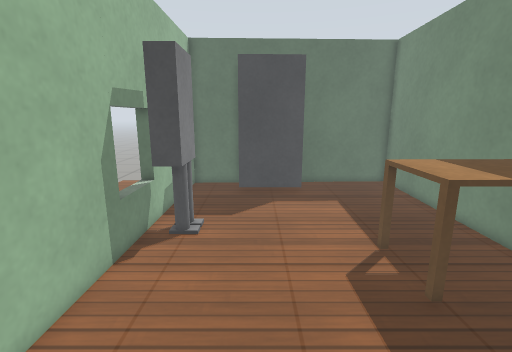
[1] (above)

19 first-person views from a walk through a Gazebo world. The camera is 1.2 m above the floor, tilts 12° down and sees 85° across. The floor is counted in squares, 0.25 m on a side. Each view is taken from the middle of a square. On the plan, view 1 faces up. The plan holds only what a view shows up to about 20 squares ahead; the rest is blank. Gazebo's built-in surfaces are drawn with simple patterns. Some stock models are drawn as simple stand-ins. Surface patterns are stand-ins for the level's own textures.

[2]
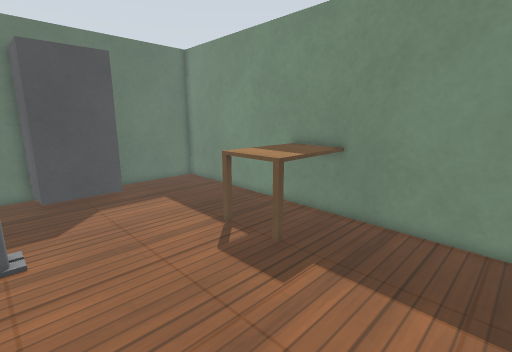

[3]
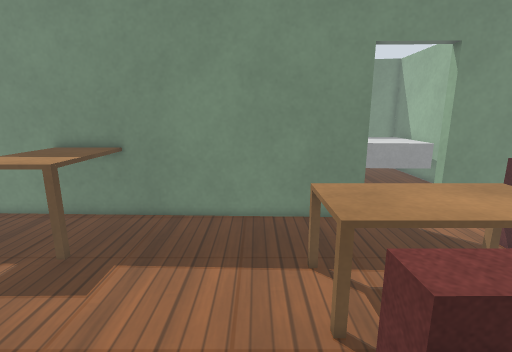

[4]
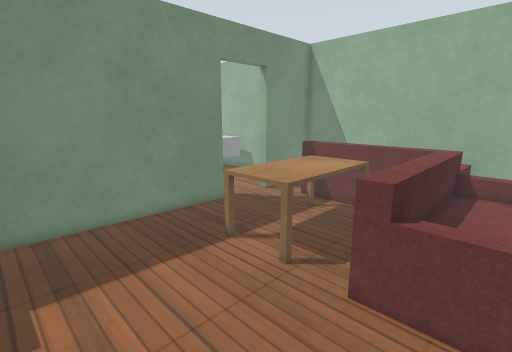

[5]
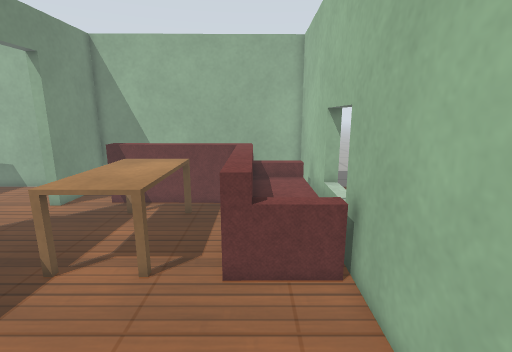

[6]
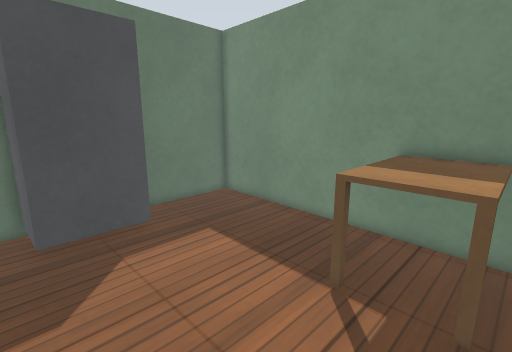

[7]
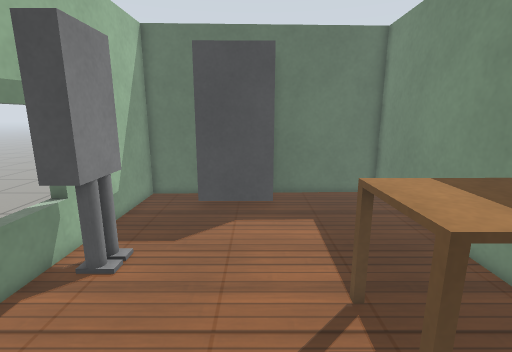

[8]
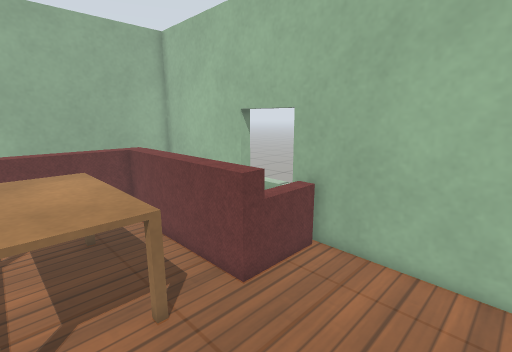

[9]
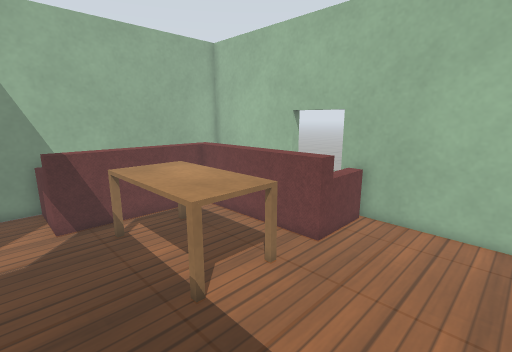

[10]
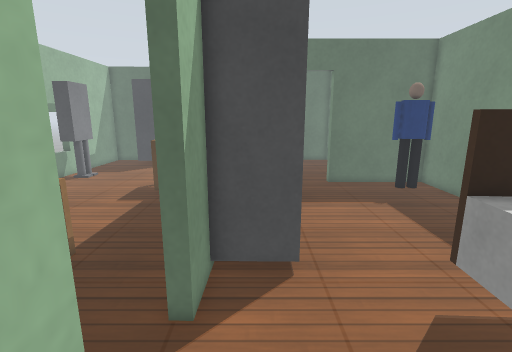

[11]
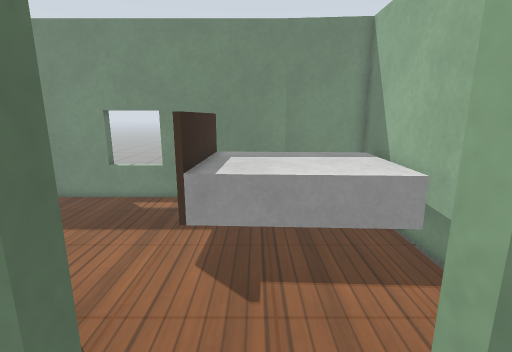

[12]
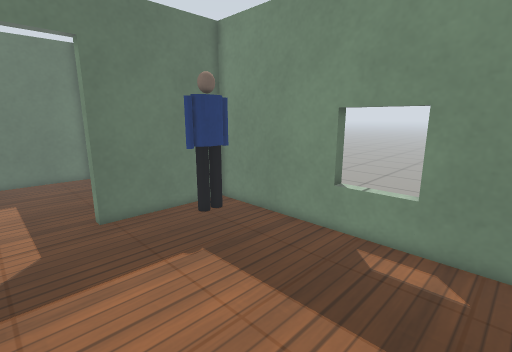

[13]
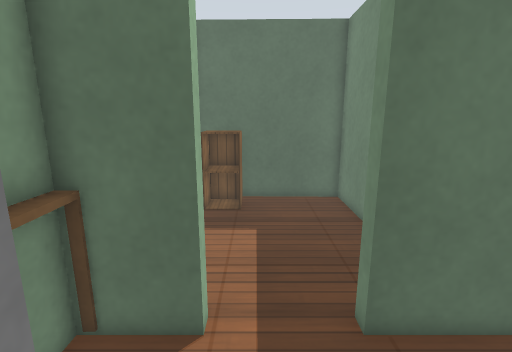

[14]
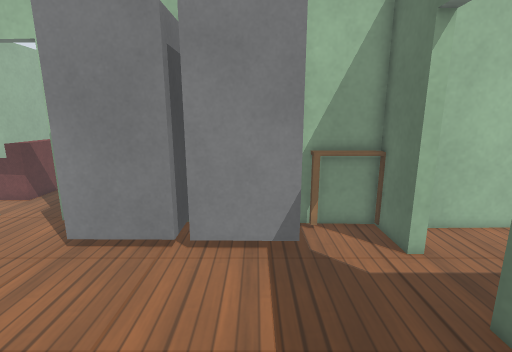

[15]
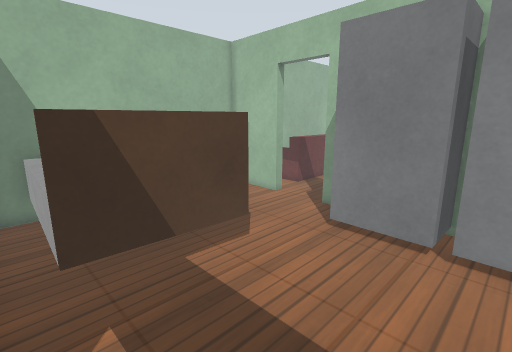

[16]
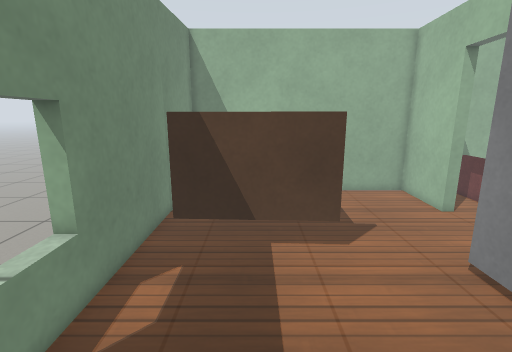

[17]
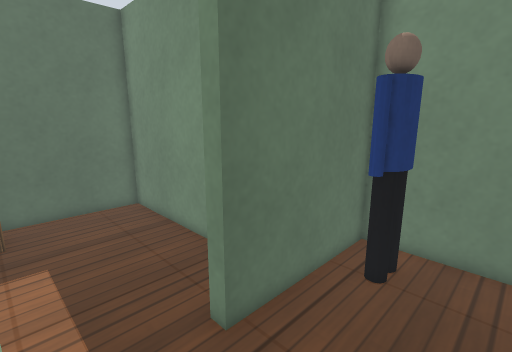

[18]
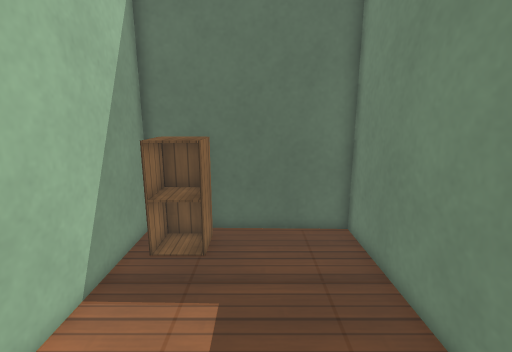

[19]
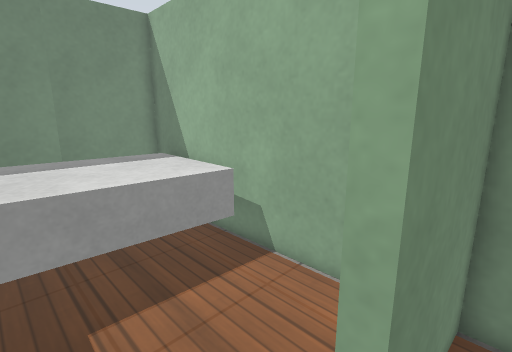

### Floor plan
Key: @ floor where view 1 was taken; # wall or solid block; x gap in a wall; . floor; D open door; = window, fence, low wall or low ledge; W wardrobe; B grey box; P grey pole; T table; S sofa; E bed; R person; C cabinet.
Columns run from 5 left of view 1 to 24 right of it. Each row starts with its distance up from view 1.
 21         #################
 20 ####W    ......#CCC.....#
 19 #...W    ......#CCC.....#
 18 #...WWWWW......#CCC.....#
 17 #..............#........#
 16 #..............#........#
 15 #..............#........#
 14 #..............#........#
 13 #BB............#........#
 12 #BP............#........
 11 #BP............#.......
 10 =..............###DDDD########
  9 #.........TTTTTT.............#
  8 #.........TTTTTT.........RRRx#
  7 #.........TTTTTT..........R..#
  6 #.........TTTT##.............#
  5 #.............#  W...........#
  4 #.............#  W...........#
  3 #.............#  W...........#
  2 #.............#  W...........#
  1 #.............#WWW...........=
  0 #....@........#  W...........=
 -1 #.............#  W...........=
 -2 #SSSS.TTTT....#  W...........#
 -3 #  SS.TTTT....#WWW...........#
 -4 #  SS.TTTT....#..............#
 -5 #SSSS.TTTT....#......EEEEEEE.#
 -6 #SSSS.TTTT....D......EEEEEEE.#
 -7 #SSSS.TTTT....D......EEEEEEE.#
 -8 #SSSS..TTT....D......EEEEEEE.#
 -9 #SSSSSSSSSSS..#......EEEEEEE##
-10 #   SSSSSSSS..#......EEEEEEE#
-11 #  S       S..#......EEEEEEE#
-12 #  S       S..#......EEEEEEE#
-13 ####SSSSSS###################

Positions as (right, up) in squares from view 1, and headings:
1: (0, 0), facing up
2: (-3, 0), facing up-right
3: (-4, 0), facing right
4: (-4, 5), facing down-right
5: (-2, 6), facing down
6: (-2, 6), facing up-right
7: (2, 3), facing up
8: (4, 4), facing down-left
9: (8, 4), facing down-left
10: (11, -11), facing up
11: (7, -7), facing right
12: (13, -4), facing up-right
13: (14, 4), facing up
14: (22, 4), facing left
15: (23, 3), facing down-left
16: (19, 5), facing down
17: (13, 5), facing up-right
18: (15, 9), facing up
19: (8, -6), facing down-right
